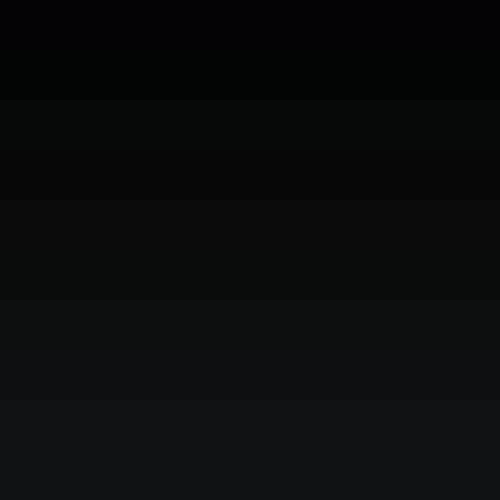
Frame 1 (no input)
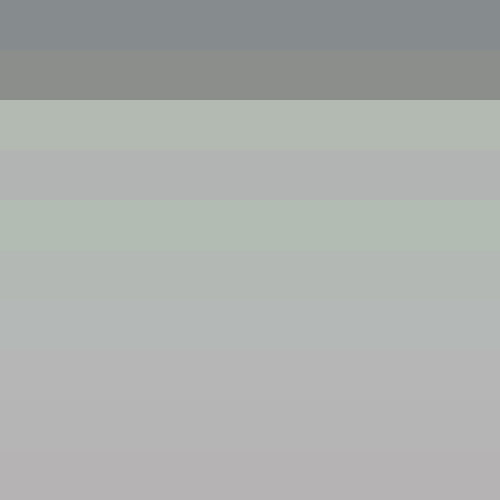
Frame 60 (the mouse pressed at the canvas centre just before this capture)
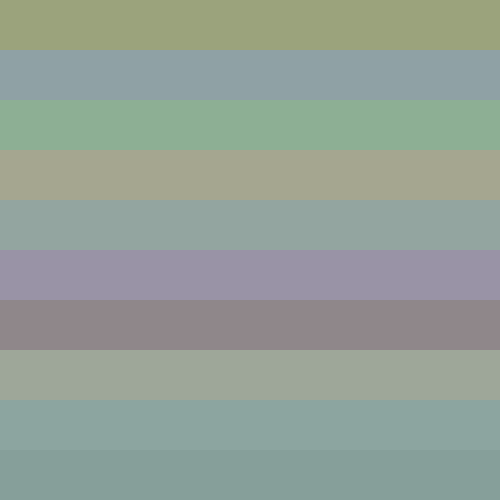
Frame 120 (the mouse held since frame 60 and released just before this capture)

The Processing sketch that drew these frames (run headless with seeded random() and noise(); from frame 60 on, the mouse is pressed at the canvas centre):

// Processing sketch: processing_71163
// ── processing_71163.pde

void setup() {
  size(500, 500);
  background(0, 0, 0);
  smooth();
  float x;
}
void draw() {
  float x = map(mouseX, 20, width-50, 10, 100);
  crazy(x);

  if (keyPressed==true) {
    if (key == ' '){
      background(255, 255, 255);
    } 
  }
}


void crazy(float op) {
  for (int i = height/10; i<height+height/10; i+=height/10) {
    float x = map(mouseX, 0, 500, 150, 0);
    fill(random(x, 255), random(x, 255), random(x, 255), op);
    noStroke();
    rect(0, i-height/10, width, i);
  }
}
